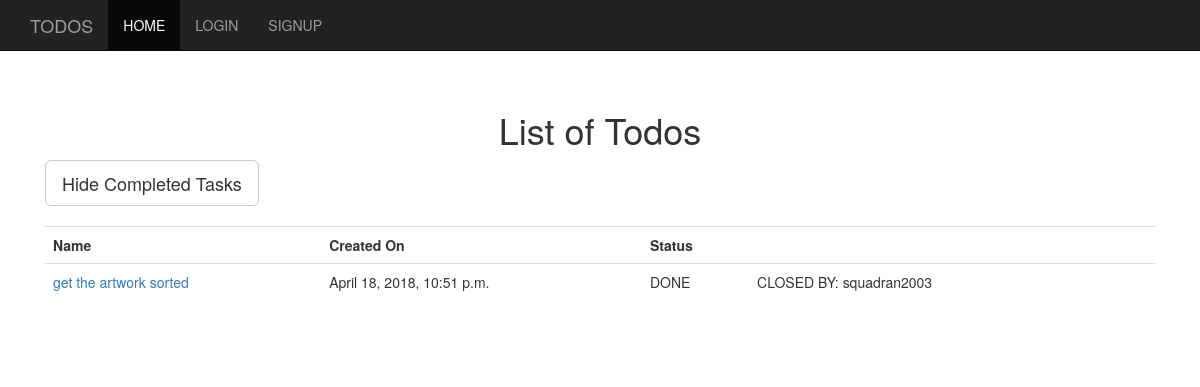
Before: / with the older database file.
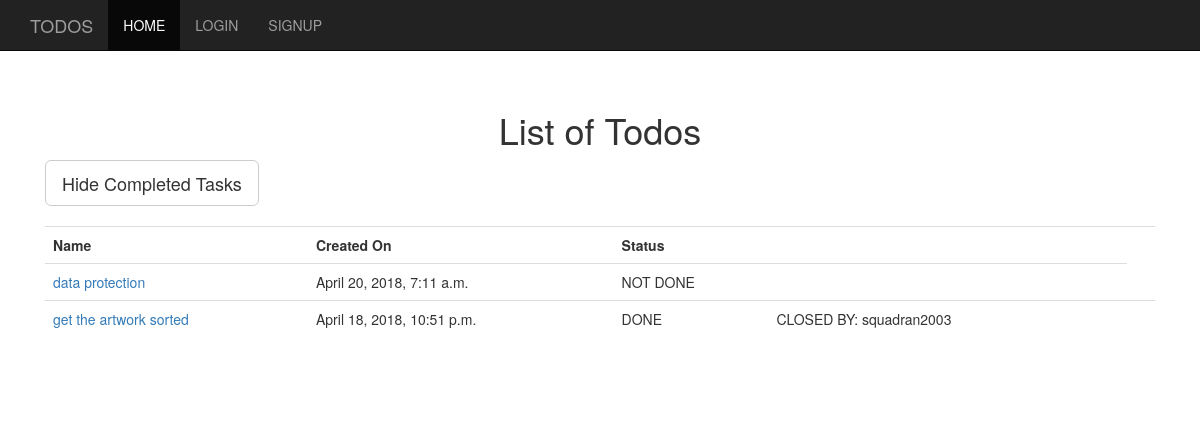
After: the same page with the newer database file.
### todos/models.py (models this page shows, shortened)
class Todo(models.Model):
    user = models.ForeignKey(User,on_delete=models.CASCADE)
    name = models.CharField(max_length=255)
    description = models.TextField()
    created_at = models.DateTimeField(default=timezone.now)
    class Meta:
        ordering = ['-created_at']

class Status(models.Model):
    user = models.ForeignKey(User,on_delete=models.CASCADE)
    todo = models.ForeignKey(Todo,on_delete=models.CASCADE)
    status = models.CharField(max_length=255,
                            choices=statuses,default='NOT DONE')
    changed_at = models.DateTimeField(default=timezone.now)

### django_todos/views.py (the view)
# urls.py: path('',TodolistView.as_view(),name='home'),
class TodolistView(ListView):
    model = Todo
    template_name = 'index.html'

### templates/index.html (shortened to what this page needs)
{% extends 'layout.html' %}
{% block content %}
<h1>List of Todos</h1>
<div class='text-left'>
<a href='{% url 'todos:completed' %}' class='btn btn-default btn-lg'>Hide Completed Tasks</a>
</div>
<br>
{% if not object_list %}
    <p>There are no todos</p>
{% else %}
<table class="table">
    <tr>
        <th>Name</th>
        <th>Created On</th>
        <th>Status</th>
        <th></th>
        <th></th>
        <th></th>
    </tr>
    {% for todo in object_list %}
    <tr class='text-left'>
        <td><a href='{% url 'todos:detail' pk=todo.pk %}'>{{todo.name}}</a></td>
        <td>{{todo.created_at}}</td>
        {% for task in todo.status_set.all %}
            {% if task.status == 'NOT DONE' %}
                <td>{{task.status}}</td>
            {% else %}
                <td>{{task.status}}</td>
                <td>CLOSED BY: {{task.user}}</td>
            {% endif %}
        {% endfor %}
        {% if user == todo.user%}
            <td><a href='{% url 'todos:edit' pk=todo.id %}'>EDIT</a></td>
            <td><a href='{% url 'todos:delete' pk=todo.id %}'>DELETE</a></td>
        {% else %}
            <td></td>
            <td></td>
        {% endif%}
    </tr>
    {% endfor %}
</table>
{% endif %}
{% endblock %}

Changed rows visible on the page:
added Todo: name "data protection", created_at "April 20, 2018, 7:11 a.m."
added Status: status "NOT DONE", shown under "data protection"
